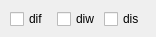
         <widget class="QWidget" name="tab_17">
          <attribute name="title">
           <string>special-SL</string>
          </attribute>
          <widget class="QWidget" name="layoutWidget">
           <property name="geometry">
            <rect>
             <x>10</x>
             <y>10</y>
             <width>137</width>
             <height>18</height>
            </rect>
           </property>
           <layout class="QHBoxLayout" name="horizontalLayout_11">
            <item>
             <widget class="QCheckBox" name="slDif">
              <property name="minimumSize">
               <size>
                <width>41</width>
                <height>16</height>
               </size>
              </property>
              <property name="maximumSize">
               <size>
                <width>41</width>
                <height>16</height>
               </size>
              </property>
              <property name="toolTip">
               <string>Difference streamline field</string>
              </property>
              <property name="text">
               <string>dif</string>
              </property>
             </widget>
            </item>
            <item>
             <widget class="QCheckBox" name="slValue">
              <property name="minimumSize">
               <size>
                <width>41</width>
                <height>16</height>
               </size>
              </property>
              <property name="maximumSize">
               <size>
                <width>41</width>
                <height>16</height>
               </size>
              </property>
              <property name="toolTip">
               <string>The streamline of the scalar field</string>
              </property>
              <property name="text">
               <string>diw</string>
              </property>
             </widget>
            </item>
            <item>
             <widget class="QCheckBox" name="slDis">
              <property name="minimumSize">
               <size>
                <width>41</width>
                <height>16</height>
               </size>
              </property>
              <property name="maximumSize">
               <size>
                <width>41</width>
                <height>16</height>
               </size>
              </property>
              <property name="toolTip">
               <string>A streamline of a distance field</string>
              </property>
              <property name="text">
               <string>dis</string>
              </property>
             </widget>
            </item>
           </layout>
          </widget>
         </widget>
